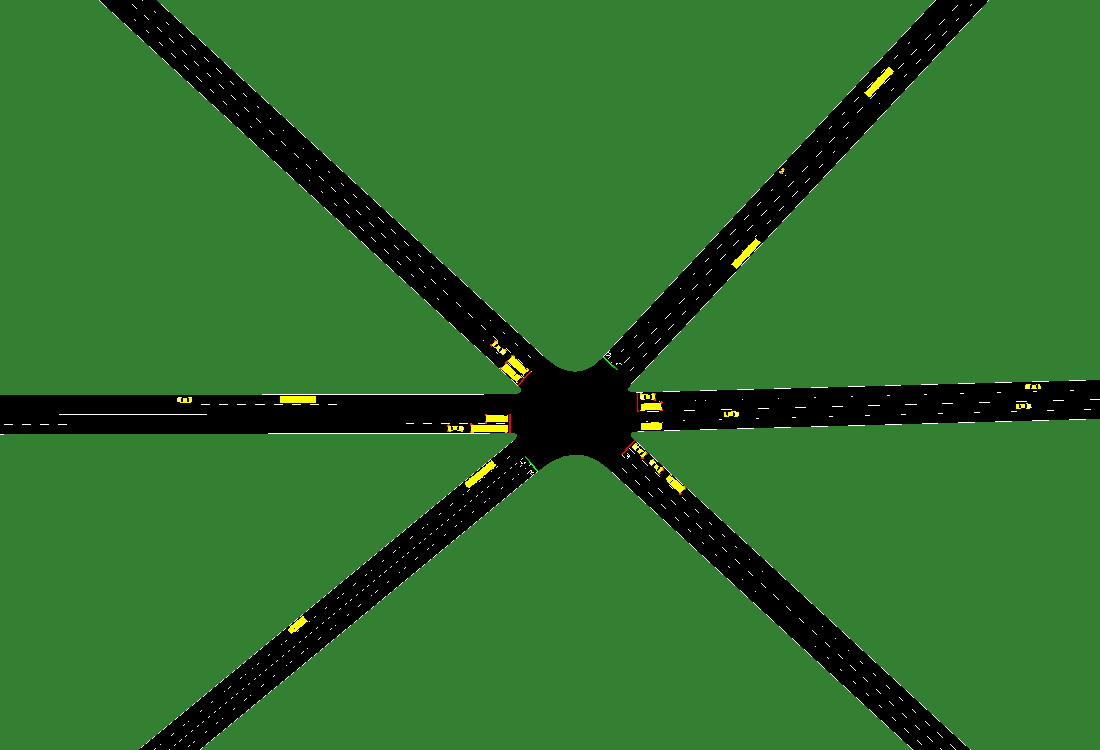
#> input picture Dataset/nga6/20240604_231035.png, 1100 x 750 px, found by its file name; its folder holds only this picture in this run
$ python nga6.py
#> lines starting #> are read from the running program, lines starting #| are printed output that depends on the picture; after the words box and inside, x2 and y2 are one past the last pixel; in counts of white or black regions, pixels touching at a corner belong together
import os
import numpy as np
from PIL import Image, ImageDraw

def capture_screen(region):
    """Chụp ảnh màn hình trong vùng xác định."""
    return ImageGrab.grab(region)

def create_y_shape_masks(size, thickness=200):
    """Tạo các mặt nạ cho từng phần của hình chữ Y."""
    width, height = size
    middle_x = width // 2

    # Tạo mặt nạ cho thân Y
    mask_body = Image.new('L', size, 0)
    draw = ImageDraw.Draw(mask_body)
    draw.line([(middle_x, 0), (middle_x, height)], fill=255, width=thickness)

    # Tạo mặt nạ cho nhánh trái Y
    mask_left = Image.new('L', size, 0)
    draw = ImageDraw.Draw(mask_left)
    draw.line([(width, height //7 ), (0, height -150)], fill=255, width=thickness)

    # Tạo mặt nạ cho nhánh phải Y
    mask_right = Image.new('L', size, 0)
    draw = ImageDraw.Draw(mask_right)
    draw.line([(-width, -height +400 ), (width, height -125)], fill=255, width=thickness)

    return mask_body, mask_left, mask_right

def apply_mask(image, mask):
    """Áp dụng mặt nạ lên ảnh."""
    result = Image.new("RGBA", image.size)
    result.paste(image, mask=mask)
    return result

def save_screenshot(img, folder, filename):
    """Lưu ảnh màn hình vào thư mục."""
    if not os.path.exists(folder):
        os.makedirs(folder)
    img.save(os.path.join(folder, filename))


input_folder = 'F:\\Project\\Thesis\\Thesis\\Dataset\\nga6'
output_folder = 'F:\\Project\\Thesis\\Thesis\\DataTuyen\\nga6'

# Tạo thư mục đầu ra nếu chưa tồn tại
os.makedirs(output_folder, exist_ok=True)

# Lặp qua tất cả các file trong thư mục
for filename in os.listdir(input_folder):
    if filename.lower().endswith(('.png', '.jpg', '.jpeg', '.bmp', '.gif')):
        # Đường dẫn tới file ảnh
        input_path = os.path.join(input_folder, filename)

        # Mở ảnh gốc
        image = Image.open(input_path)
#> image is the input picture: PIL image 1100x750 RGB; mean R, G, B 45.5, 110.7, 44.6

        # Kích thước ảnh
        width, height = image.size
#> width = 1100; height = 750


        mask_body, mask_left, mask_right = create_y_shape_masks((width, height))
#> in create_y_shape_masks, `mask_body = Image.new('L', size, 0)`: mask_body: PIL image 1100x750 L; every value is 0
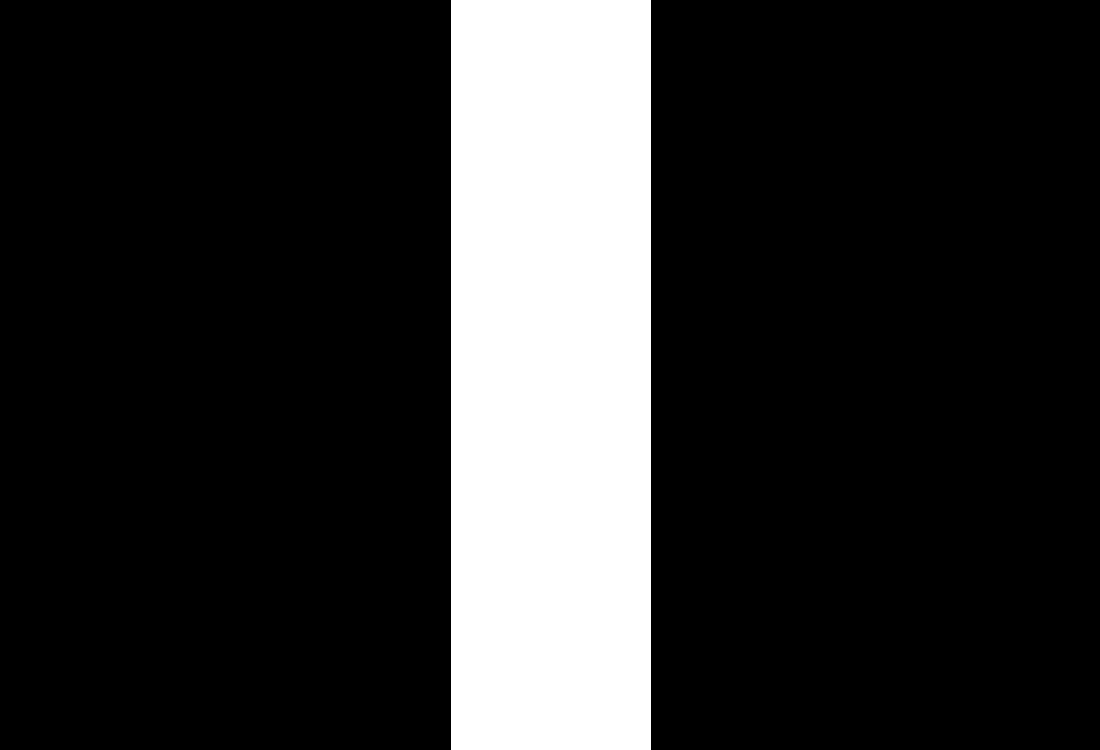
#> mask_body: PIL image 1100x750 L; 18.2% white; 1 white region, box (x1, y1, x2, y2) and area: (451, 0, 651, 750) 150000
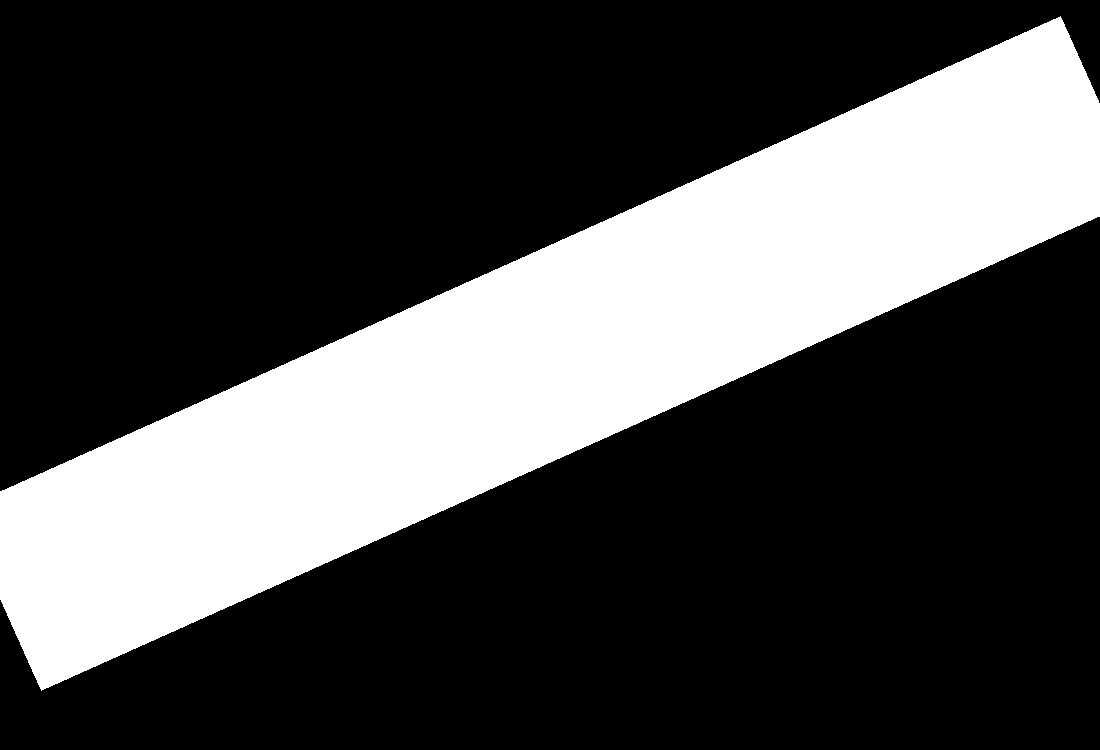
#> mask_left: PIL image 1100x750 L; 28.5% white; 1 white region, box (x1, y1, x2, y2) and area: (0, 16, 1100, 691) 235194
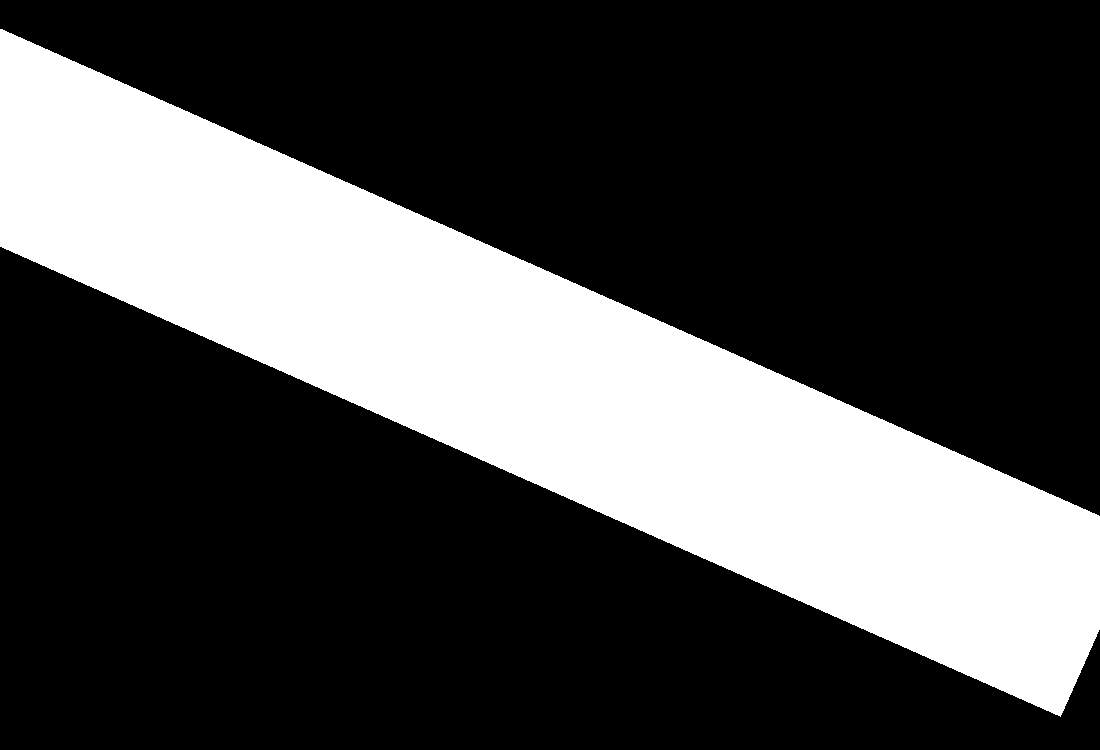
#> mask_right: PIL image 1100x750 L; 28.9% white; 1 white region, box (x1, y1, x2, y2) and area: (0, 29, 1100, 717) 238110

        # Áp dụng từng mặt nạ lên ảnh
        body_image = apply_mask(image, mask_body)
#> in apply_mask, `result = Image.new("RGBA", image.size)`: result: PIL image 1100x750 RGBA; every value is 0
        left_image = apply_mask(image, mask_left)
#> in apply_mask (call 2), `result.paste(image, mask=mask)`:
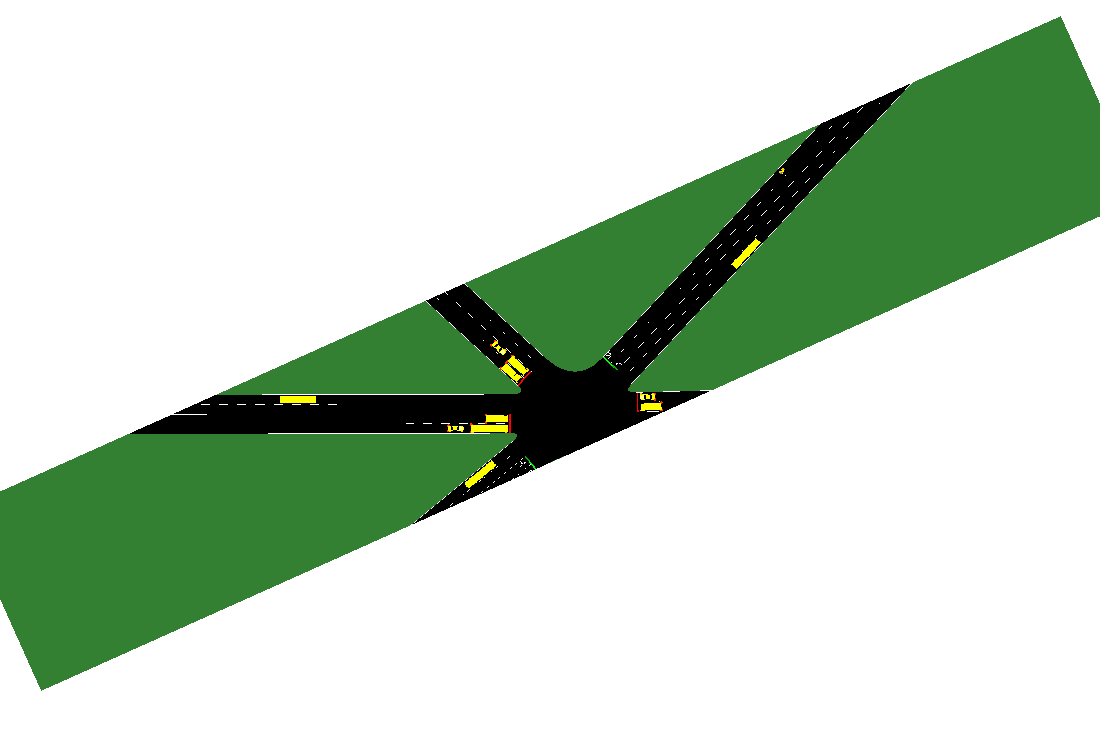
#> result: PIL image 1100x750 RGBA; mean R, G, B, A 12.8, 30.4, 12.2, 72.7; transparent parts drawn white
        right_image = apply_mask(image, mask_right)
#> in apply_mask (call 3), `result.paste(image, mask=mask)`:
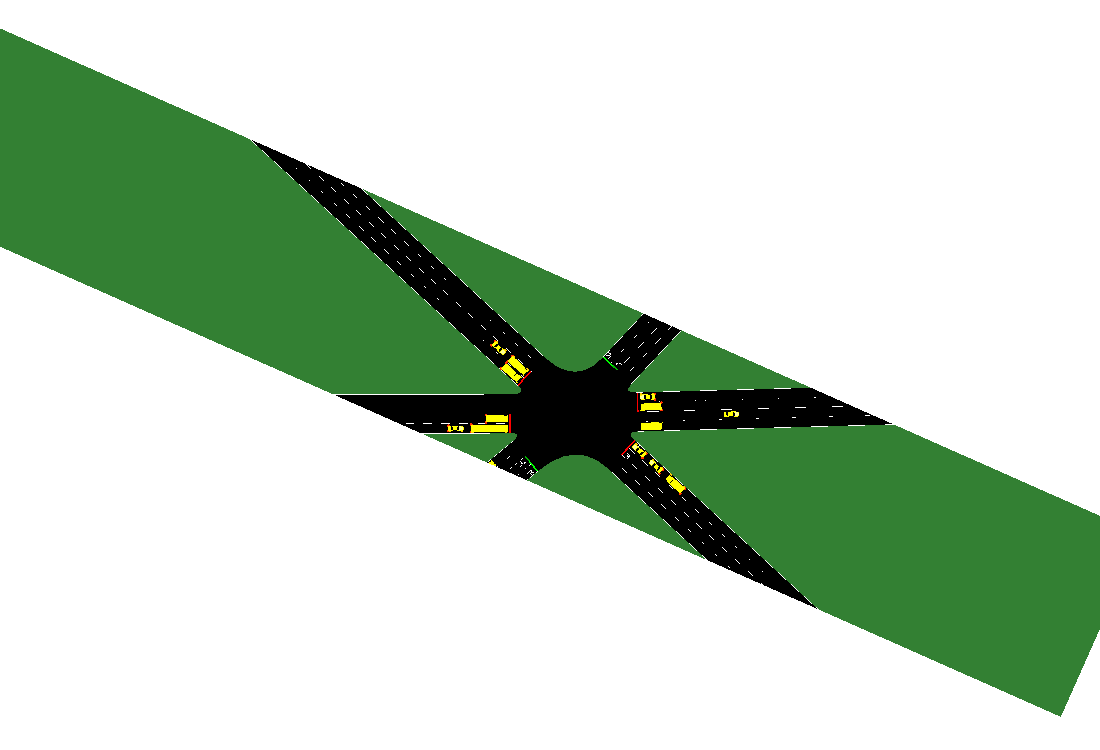
#> result: PIL image 1100x750 RGBA; mean R, G, B, A 12.8, 30.5, 12.2, 73.6; transparent parts drawn white

        # Lưu các ảnh
        base_filename = os.path.splitext(filename)[0]
        body_output_path = os.path.join(output_folder, f'{base_filename}_1.png')
        left_output_path = os.path.join(output_folder, f'{base_filename}_2.png')
        right_output_path = os.path.join(output_folder, f'{base_filename}_3.png')

        body_image.save(body_output_path)
        left_image.save(left_output_path)
        right_image.save(right_output_path)

        print(f"Ảnh đã được cắt và lưu thành công: {filename}")

print("Tất cả ảnh đã được cắt và lưu thành công.")

$ run again, on Dataset/nga6/20240604_231543.png
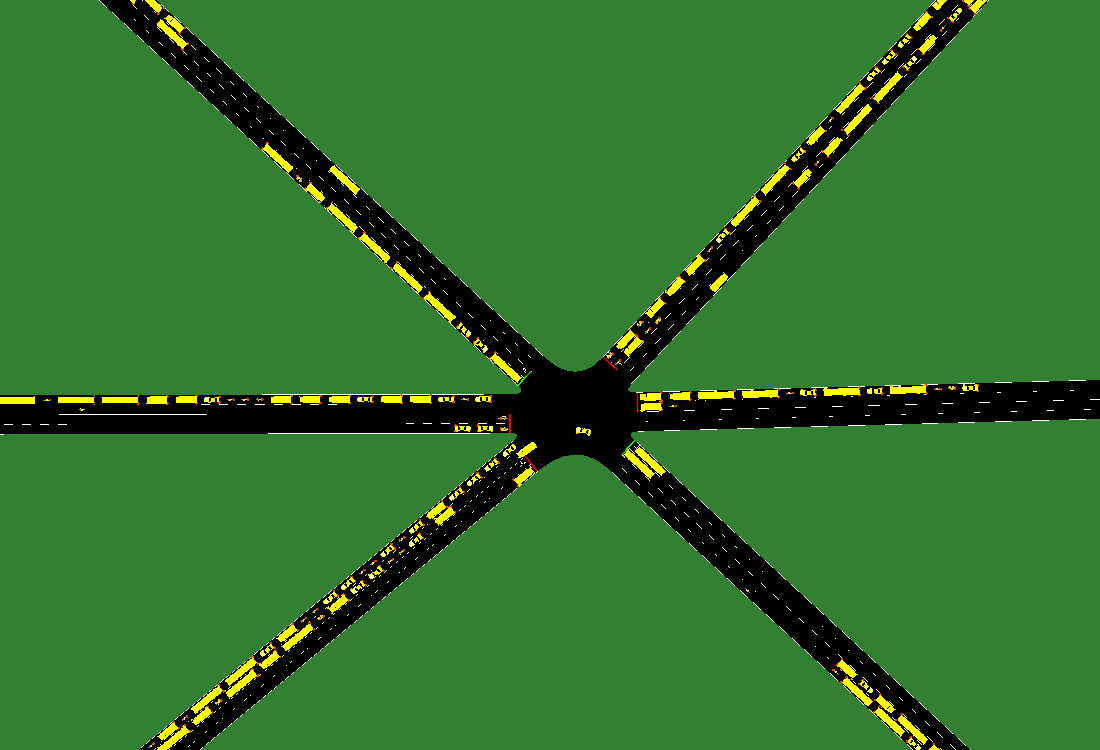
#> input picture Dataset/nga6/20240604_231543.png, 1100 x 750 px, found by its file name
#> image is the input picture: PIL image 1100x750 RGB; mean R, G, B 49.6, 114.5, 44.6
#> mask_left: PIL image 1100x750 L; 28.5% white; 1 white region, box (x1, y1, x2, y2) and area: (0, 16, 1100, 691) 235194
#> mask_right: PIL image 1100x750 L; 28.9% white; 1 white region, box (x1, y1, x2, y2) and area: (0, 29, 1100, 717) 238110
#> in apply_mask (call 2), `result.paste(image, mask=mask)`:
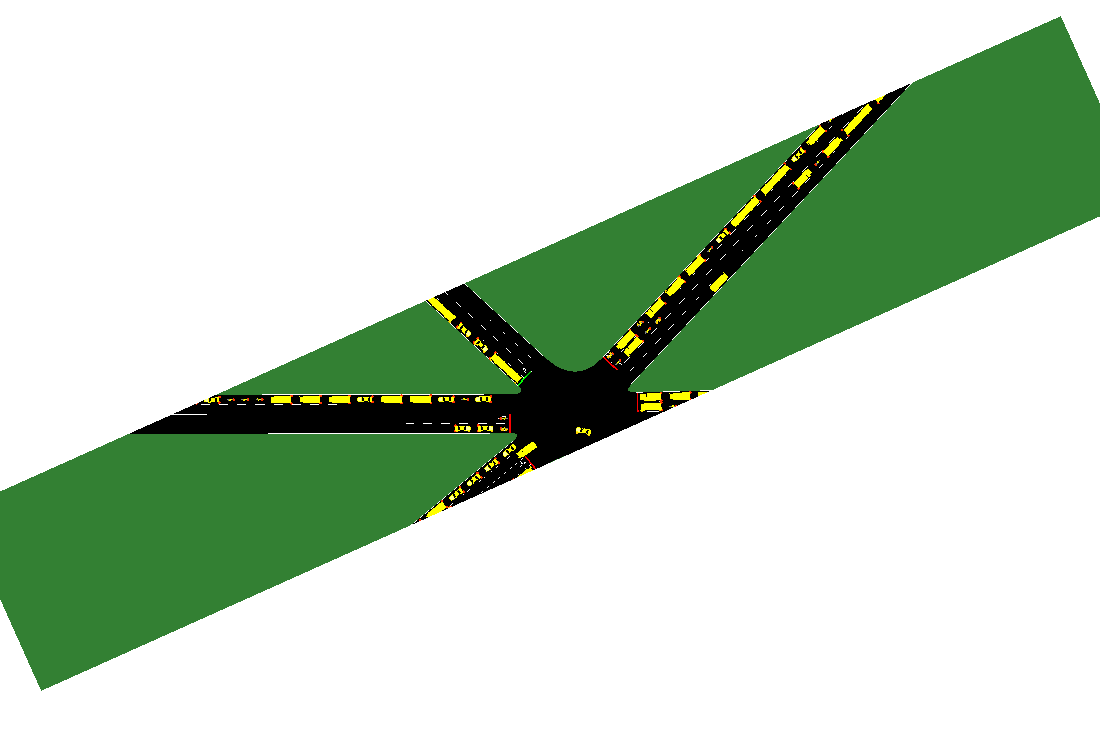
#> result: PIL image 1100x750 RGBA; mean R, G, B, A 13.9, 31.5, 12.2, 72.7; transparent parts drawn white
#> in apply_mask (call 3), `result.paste(image, mask=mask)`:
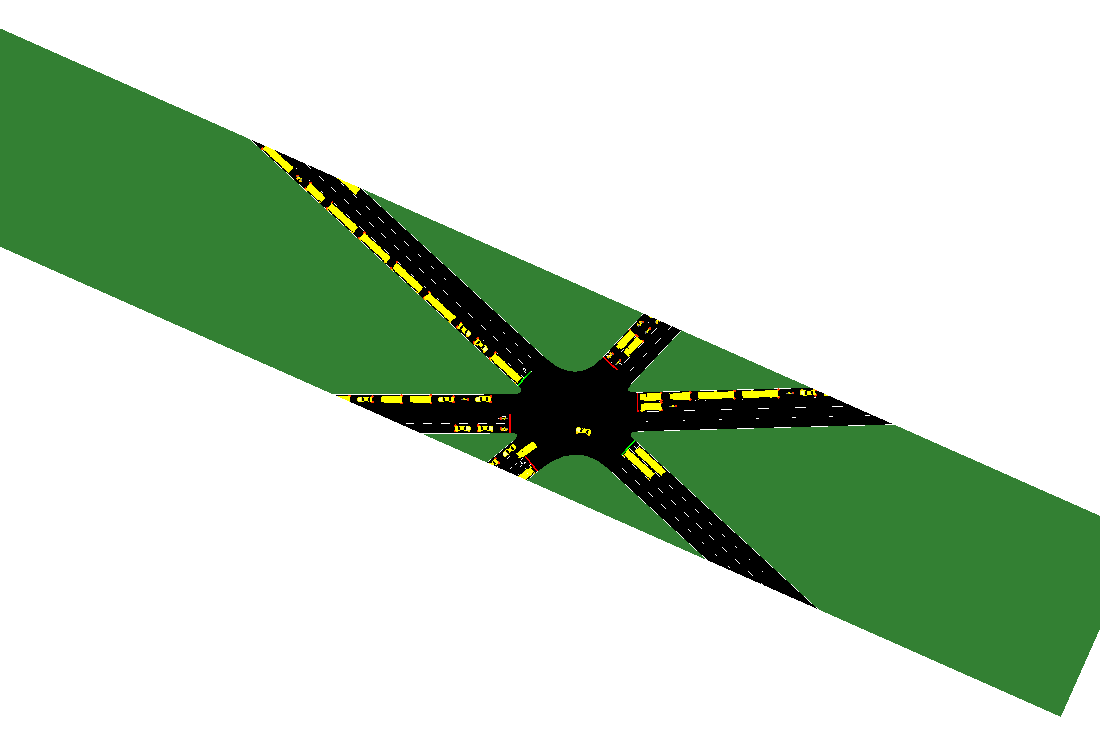
#> result: PIL image 1100x750 RGBA; mean R, G, B, A 13.8, 31.5, 12.3, 73.6; transparent parts drawn white
